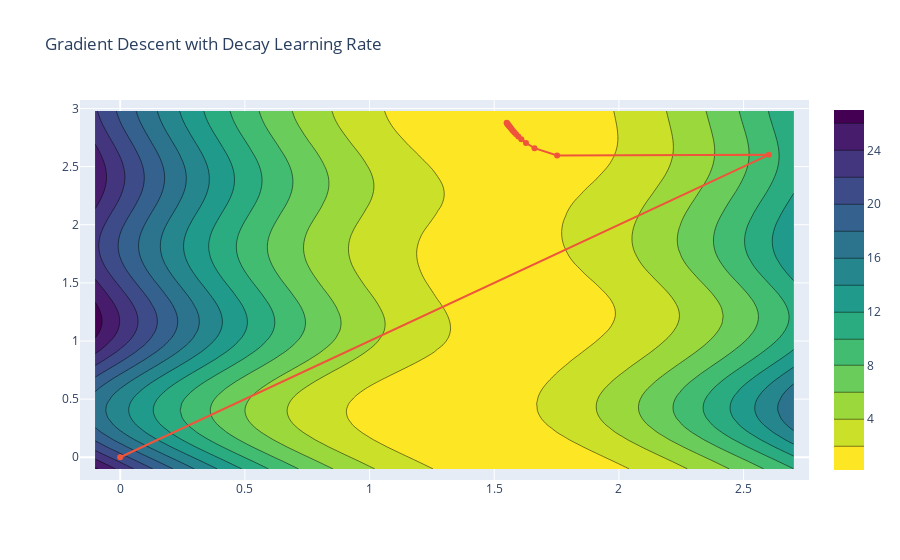

Notebook code for this chart:
### Code cell
contour_plot('Gradient Descent with Decay Learning Rate', thetas_decay, average_squared_loss, sin_model, x, y)
